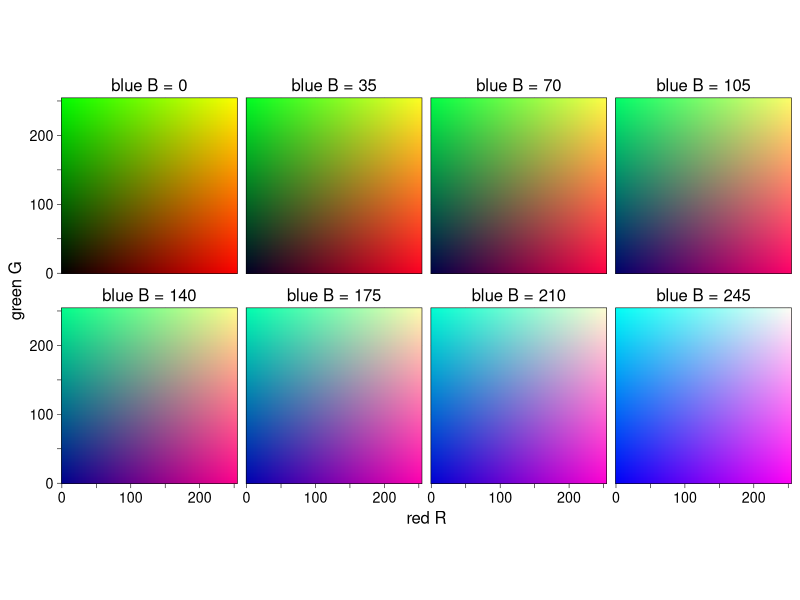
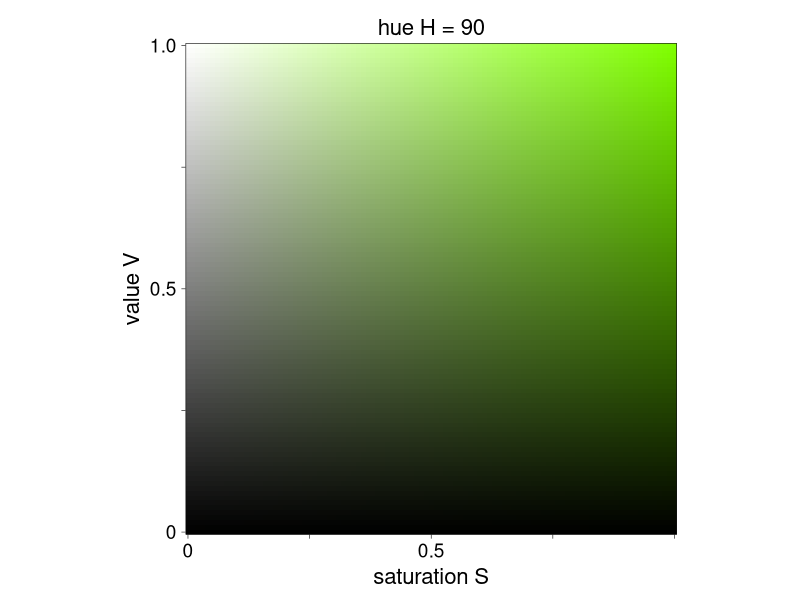
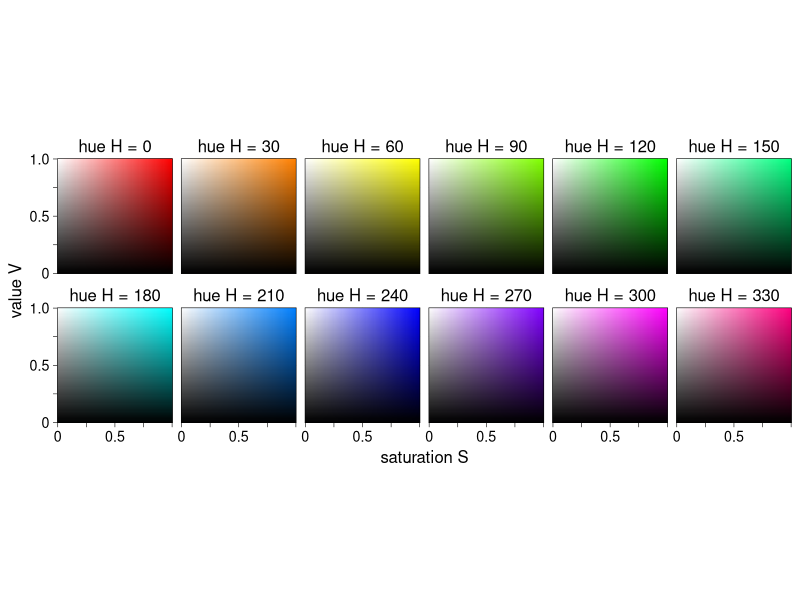
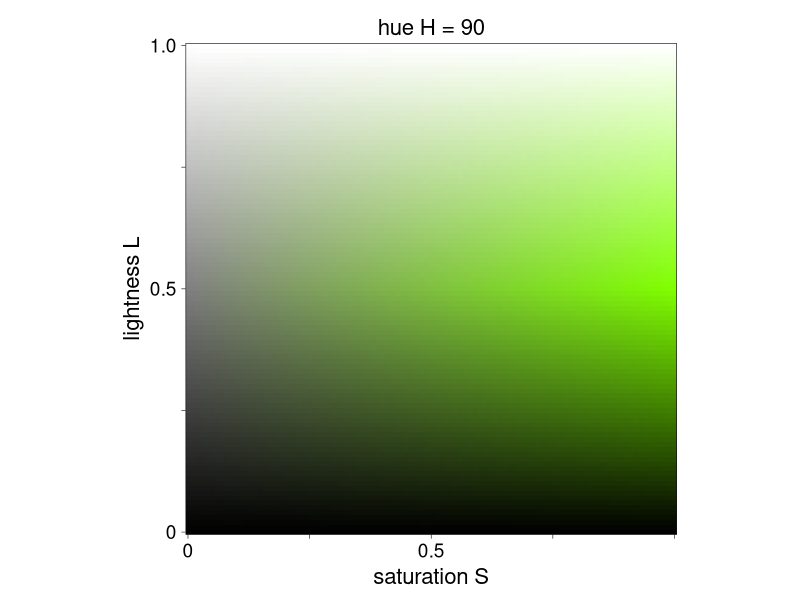
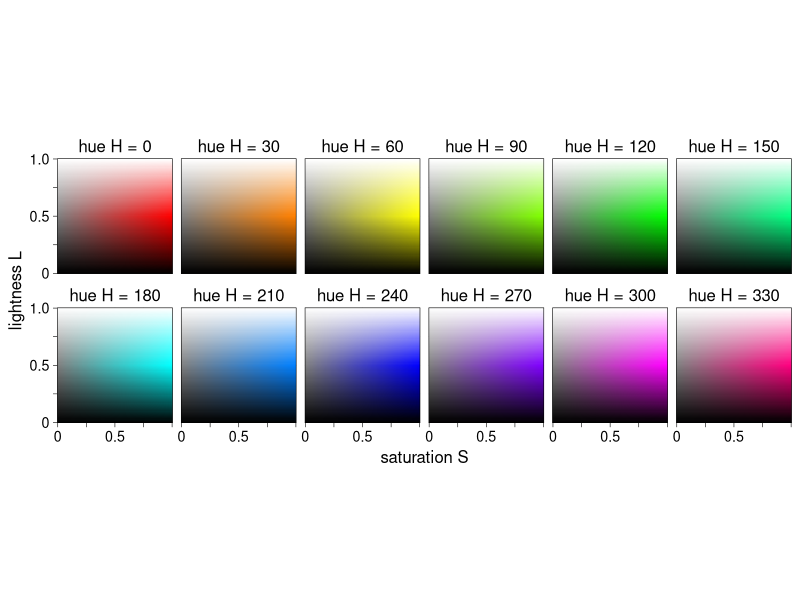
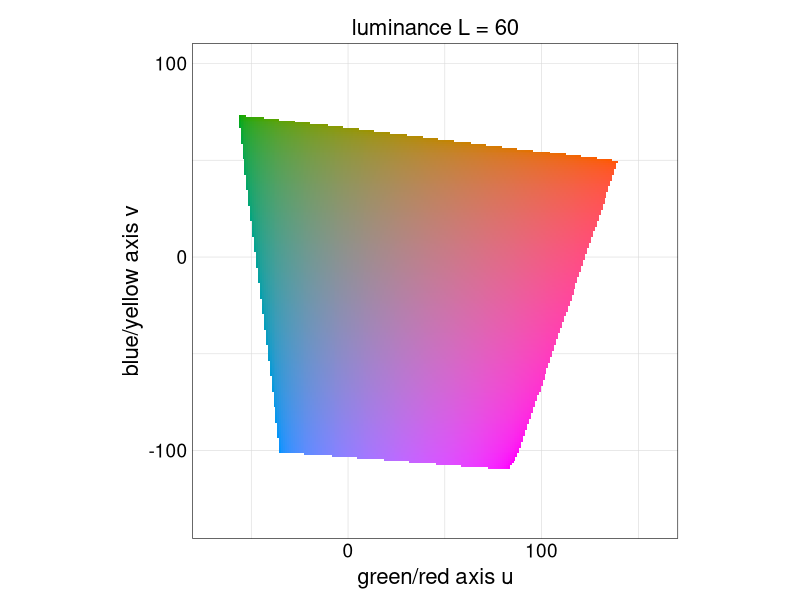
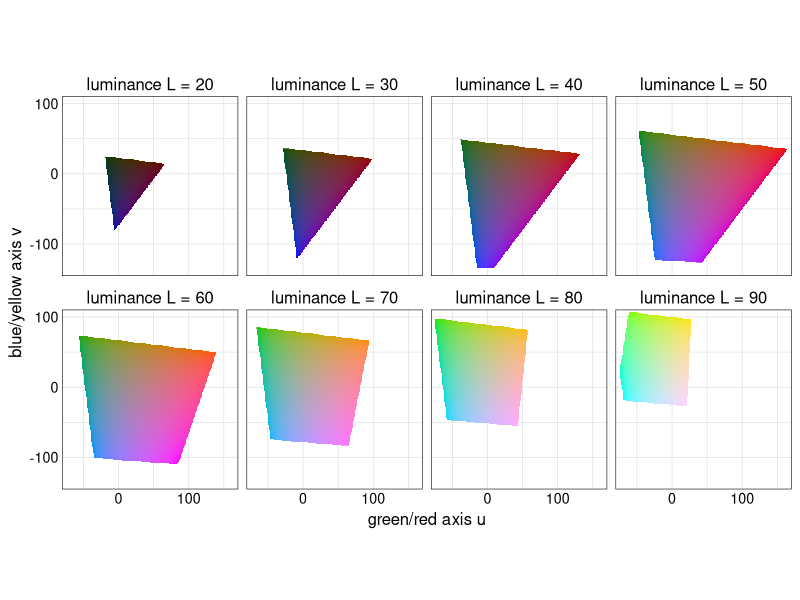
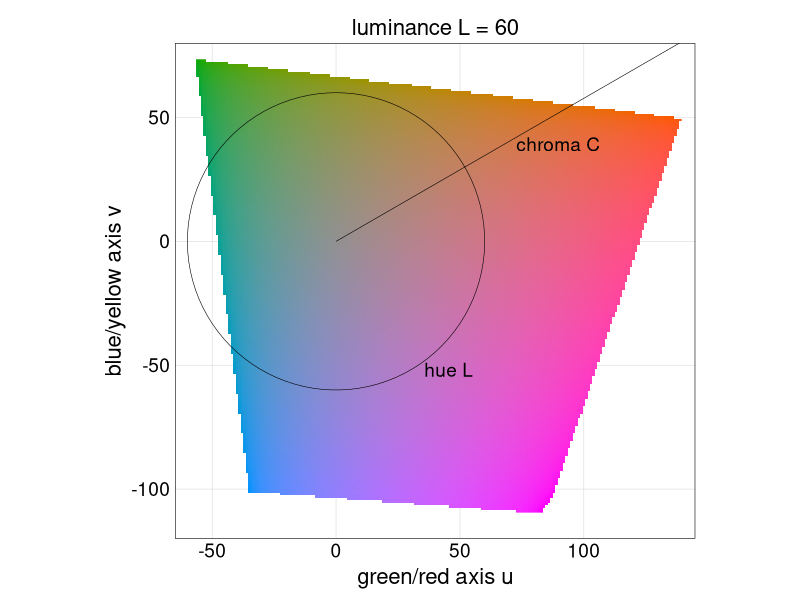

Source code (R) for these figures, in order:
## ---- chunk 1
options(htmltools.dir.version = FALSE)
knitr::opts_chunk$set(comment = "")

library(tidyverse)
library(colorspace)
library(cowplot)
library(here)

# ggplot2 settings so plots scale well for slide size 
theme_set(theme_gray(16)) # 16 for full width, 18 for half width 
update_geom_defaults("point", list(size = 2.0)) # 2 for full width, 2.5 for half width

# color space plot theme
theme_colorspace <- function(size = 12) {
  theme_minimal_grid(size, line_size = 0.2) +
  panel_border(color = "black", size = 0.4) +
  theme(
    axis.ticks.length = grid::unit(0, "pt"),
    axis.ticks = element_line(linewidth = 0.2, color = "black"),
    strip.text = element_text(size = size)
  )
}
## ---- chunk 2
rgb_by_b <- expand_grid(
  R = seq(0, 255, by = 2),
  G = seq(0, 255, by = 2),
  B = seq(0, 255, by = 35)
)

rgb_by_b$hex <- hex(sRGB(as.matrix(rgb_by_b)/255))

rgb_by_b %>%
  ggplot(aes(R, G, fill = hex)) +
  geom_raster(na.rm = TRUE) +
  scale_fill_identity() +
  scale_x_continuous(
    name = "red R",
    breaks = (0:5)*50,
    labels = c("0", "", "100", "", "200", "")
  ) +
  scale_y_continuous(
    name = "green G",
    breaks = (0:5)*50,
    labels = c("0", "", "100", "", "200", "")
  ) +
  facet_wrap(
    vars(B),
    ncol = 4,
    labeller = as_labeller(function(x) glue::glue("blue B = {x}"))
  ) +
  coord_fixed(expand = FALSE) +
  theme_colorspace() +
  theme(axis.ticks.length = grid::unit(3, "pt"))
## ---- chunk 3
hsv_by_h <- expand_grid(
  H = seq(0, 330, by = 30),
  S = seq(0, 1, by = .01),
  V = seq(0, 1, by = .01)
)

hsv_by_h$hex <- hex(HSV(as.matrix(hsv_by_h)))

hsv_by_h %>%
  filter(H == 90) %>%
  ggplot(aes(S, V, fill = hex)) +
  geom_raster(na.rm = TRUE) +
  scale_fill_identity() +
  scale_x_continuous(
    name = "saturation S",
    breaks = (0:4)*.25,
    labels = c("0", "", "0.5", "", "")
  ) +
  scale_y_continuous(
    name = "value V",
    breaks = (0:4)*.25,
    labels = c("0", "", "0.5", "", "1.0")
  ) +
  facet_wrap(
    vars(H),
    ncol = 6,
    labeller = as_labeller(function(x) glue::glue("hue H = {x}"))
  ) +
  coord_fixed(expand = FALSE) +
  theme_colorspace(16) +
  theme(axis.ticks.length = grid::unit(3, "pt"))
## ---- chunk 4
hsv_by_h %>%
  ggplot(aes(S, V, fill = hex)) +
  geom_raster(na.rm = TRUE) +
  scale_fill_identity() +
  scale_x_continuous(
    name = "saturation S",
    breaks = (0:4)*.25,
    labels = c("0", "", "0.5", "", "")
  ) +
  scale_y_continuous(
    name = "value V",
    breaks = (0:4)*.25,
    labels = c("0", "", "0.5", "", "1.0")
  ) +
  facet_wrap(
    vars(H),
    ncol = 6,
    labeller = as_labeller(function(x) glue::glue("hue H = {x}"))
  ) +
  coord_fixed(expand = FALSE) +
  theme_colorspace() +
  theme(axis.ticks.length = grid::unit(3, "pt"))
## ---- chunk 5
hls_by_h <- expand_grid(
  H = seq(0, 330, by = 30),
  L = seq(0, 1, by = .01),
  S = seq(0, 1, by = .01)
)

hls_by_h$hex <- hex(HLS(as.matrix(hls_by_h)))

hls_by_h %>%
  filter(H == 90) %>%
  ggplot(aes(S, L, fill = hex)) +
  geom_raster(na.rm = TRUE) +
  scale_fill_identity() +
  scale_x_continuous(
    name = "saturation S",
    breaks = (0:4)*.25,
    labels = c("0", "", "0.5", "", "")
  ) +
  scale_y_continuous(
    name = "lightness L",
    breaks = (0:4)*.25,
    labels = c("0", "", "0.5", "", "1.0")
  ) +
  facet_wrap(
    vars(H),
    ncol = 6,
    labeller = as_labeller(function(x) glue::glue("hue H = {x}"))
  ) +
  coord_fixed(expand = FALSE) +
  theme_colorspace(16) +
  theme(axis.ticks.length = grid::unit(3, "pt"))
## ---- chunk 6
hls_by_h %>%
  ggplot(aes(S, L, fill = hex)) +
  geom_raster(na.rm = TRUE) +
  scale_fill_identity() +
  scale_x_continuous(
    name = "saturation S",
    breaks = (0:4)*.25,
    labels = c("0", "", "0.5", "", "")
  ) +
  scale_y_continuous(
    name = "lightness L",
    breaks = (0:4)*.25,
    labels = c("0", "", "0.5", "", "1.0")
  ) +
  facet_wrap(
    vars(H),
    ncol = 6,
    labeller = as_labeller(function(x) glue::glue("hue H = {x}"))
  ) +
  coord_fixed(expand = FALSE) +
  theme_colorspace() +
  theme(axis.ticks.length = grid::unit(3, "pt"))
## ---- chunk 7
luv_by_l <- expand_grid(
  L = seq(20, 90, by = 10),
  U = seq(-80, 170, by = 1),
  V = seq(-145, 110, by = 1),
)

luv_by_l$hex <- hex(LUV(as.matrix(luv_by_l)))

luv_by_l %>%
  filter(L == 60) %>%
  ggplot(aes(U, V, fill = hex)) +
  geom_raster(na.rm = TRUE) +
  scale_x_continuous(
    name = "green/red axis u",
    breaks = (-3:3)*50,
    labels = c("", "-100", "", "0", "", "100", "")
  ) +
  scale_y_continuous(
    name = "blue/yellow axis v",
    breaks = (-3:3)*50,
    labels = c("", "-100", "", "0", "", "100", "")
  ) +
  scale_fill_identity() +
  facet_wrap(
    vars(L),
    ncol = 4,
    labeller = as_labeller(function(x) glue::glue("luminance L = {x}"))
  ) +
  coord_fixed(expand = FALSE) +
  theme_colorspace(16)
## ---- chunk 8
luv_by_l %>%
  ggplot(aes(U, V, fill = hex)) +
  geom_raster(na.rm = TRUE) +
  scale_x_continuous(
    name = "green/red axis u",
    breaks = (-3:3)*50,
    labels = c("", "-100", "", "0", "", "100", "")
  ) +
  scale_y_continuous(
    name = "blue/yellow axis v",
    breaks = (-3:3)*50,
    labels = c("", "-100", "", "0", "", "100", "")
  ) +
  scale_fill_identity() +
  facet_wrap(
    vars(L),
    ncol = 4,
    labeller = as_labeller(function(x) glue::glue("luminance L = {x}"))
  ) +
  coord_fixed(expand = FALSE) +
  theme_colorspace()
## ---- chunk 9

rC <- 60
hue_df <- tibble(
  t = seq(0, 2*pi, length.out = 100),
  U = rC*sin(t),
  V = rC*cos(t)
)

chroma_df <- tibble(
  U = 4*rC*sin(pi/3),
  V = 4*rC*cos(pi/3)
)

labels_df <- tibble(
  U = c(1.4*rC*sin(pi/3), 1.01*rC*sin(.8*pi)),
  V = c(1.4*rC*cos(pi/3), 1.01*rC*cos(.8*pi)),
  label = c("chroma C", "hue L")
)

luv_by_l %>%
  filter(L == 60) %>%
  ggplot(aes(U, V)) +
  geom_raster(aes(fill = hex), na.rm = TRUE) +
  geom_segment(
    data = chroma_df,
    aes(x = 0, y = 0, xend = U, yend = V),
    linewidth = 0.2
  ) +
  geom_path(
    data = hue_df,
    linewidth = 0.2
  ) +
  geom_text(
    data = labels_df,
    aes(label = label),
    size = 16*(12/14)/.pt,
    hjust = 0, vjust = 1
  ) +
  scale_x_continuous(
    name = "green/red axis u",
    breaks = (-3:3)*50,
    labels = c("", "-100", "-50", "0", "50", "100", "")
  ) +
  scale_y_continuous(
    name = "blue/yellow axis v",
    breaks = (-3:3)*50,
    labels = c("", "-100", "-50", "0", "50", "100", "")
  ) +
  scale_fill_identity() +
  facet_wrap(
    vars(L),
    ncol = 4,
    labeller = as_labeller(function(x) glue::glue("luminance L = {x}"))
  ) +
  coord_fixed(
    expand = FALSE,
    xlim = c(-65, 145),
    ylim = c(-120, 80)
  ) +
  theme_colorspace(16)
## ---- chunk 10
hcl_by_h <- expand_grid(
  L = seq(1, 99, by = 0.5),
  C = seq(0, 155, by = 1),
  H = seq(0, 330, by = 30)
)

hcl_by_h$hex <- hex(polarLUV(as.matrix(hcl_by_h)))

hcl_by_h %>%
  ggplot(aes(C, L, fill = hex)) +
  geom_raster(na.rm = TRUE) +
  scale_fill_identity() +
  scale_x_continuous(
    name = "chroma C",
    breaks = (0:3)*50,
    labels = c("0", "", "100", "")
  ) +
  scale_y_continuous(
    name = "luminance L",
    limits = c(0, 100),
    breaks = (0:4)*25,
    labels = c("0", "", "50", "", "100")
  ) +
  facet_wrap(
    vars(H),
    ncol = 4,
    labeller = as_labeller(function(x) glue::glue("hue H = {x}"))
  ) +
  coord_fixed(expand = FALSE) +
  theme_colorspace()
